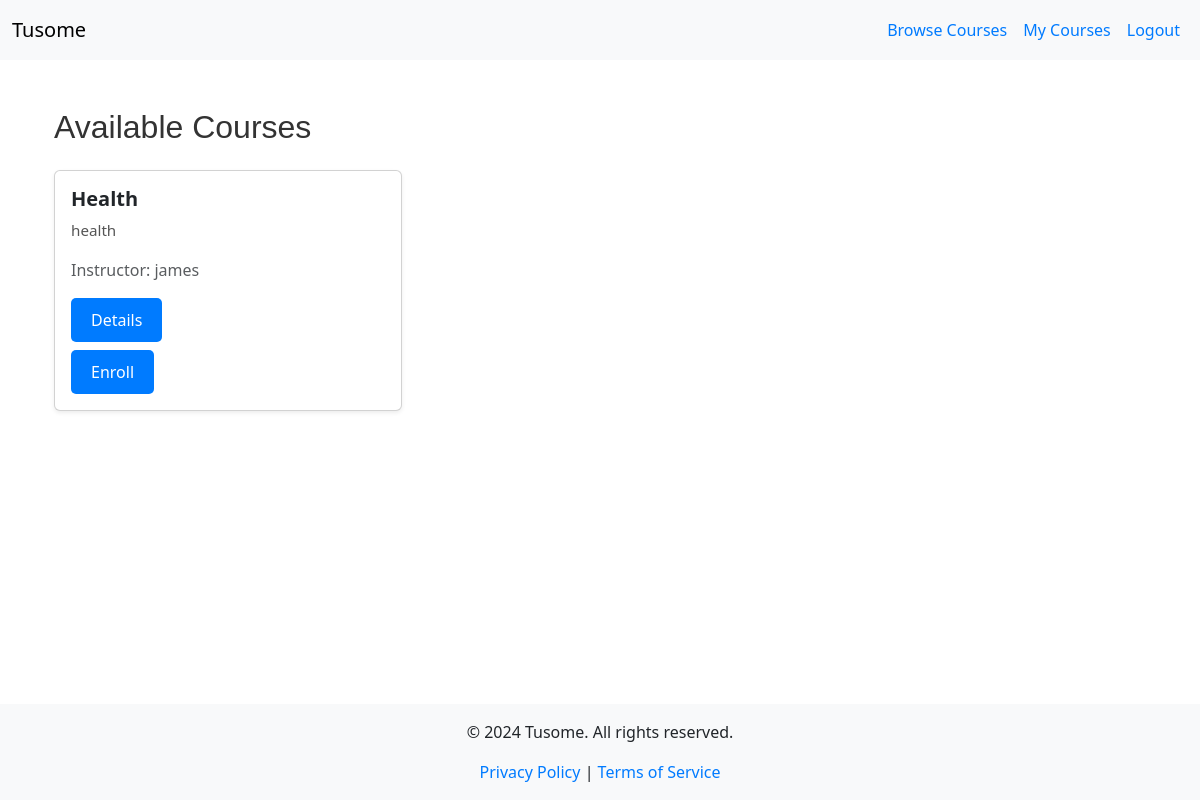
Screenshot of /browse_courses (signed in) with the database file from the repository.
### models.py (models this page shows, shortened)
class Course(db.Model):
    id = db.Column(db.Integer, primary_key=True)
    title = db.Column(db.String(200), nullable=False)
    description = db.Column(db.Text, nullable=False)
    is_featured = db.Column(db.Boolean, default=False)
    instructor_id = db.Column(db.Integer, db.ForeignKey('instructor.id'), nullable=False)
    instructor = db.relationship('Instructor', back_populates='courses')
    lessons = db.relationship('Lesson', back_populates='course', lazy=True)
    quizzes = db.relationship('Quiz', back_populates='course', lazy=True)
    materials = db.relationship('CourseMaterial', back_populates='course', lazy=True)
    enrollments = db.relationship('Enrollment', back_populates='course', lazy=True)
    submissions = db.relationship('Submission', back_populates='course', lazy=True)

class User(UserMixin, db.Model):
    id = db.Column(db.Integer, primary_key=True)
    username = db.Column(db.String(150), unique=True, nullable=False)
    password = db.Column(db.String(150), nullable=False)
    role = db.Column(db.Enum(RoleEnum), nullable=False)  # Using Enum for roles
    instructor = db.relationship('Instructor', back_populates='user', uselist=False)
    student = db.relationship('Student', back_populates='user', uselist=False)

### app.py (the view)
@app.route('/browse_courses')
@role_required(RoleEnum.STUDENT)
def browse_courses():
    enrolled_course_ids = [enrollment.course_id for enrollment in current_user.student.enrollments]
    available_courses = Course.query.filter(~Course.id.in_(enrolled_course_ids)).all()
    form = EnrollCourseForm()
    return render_template('browse_courses.html', courses=available_courses, form=form)

### app.py (called while the page is built)
@app.context_processor
def inject_current_year():
    return {'current_year': datetime.utcnow().year}

@login_manager.user_loader
def load_user(user_id):
    return User.query.get(int(user_id))

@app.context_processor
def inject_roleenum():
    return dict(RoleEnum=RoleEnum)

def role_required(role):
    def decorator(f):
        @wraps(f)
        @login_required  # Ensure the user is logged in
        def decorated_function(*args, **kwargs):
            if current_user.role != role:
                flash('Access denied.', 'danger')
                return redirect(url_for('index'))
            return f(*args, **kwargs)
        return decorated_function
    return decorator

### templates/browse_courses.html (shortened to what this page needs)
{% extends "base.html" %}
{% block content %}
  <div class="container">
    <h2 class="my-4">Available Courses</h2>
    {% if courses %}
      <div class="row">
        {% for course in courses %}
          <div class="col-md-4 mb-4">
            <div class="card h-100 shadow-sm">
              <div class="card-body d-flex flex-column">
                <h5 class="card-title">{{ course.title }}</h5>
                <p class="card-text">
                  {{ course.description[:150] }}{% if course.description|length > 150 %}...{% endif %}
                </p>
                <p class="text-muted">Instructor: {{ course.instructor.user.username }}</p>
                <div class="mt-auto">
                  <a href="{{ url_for('course_details', course_id=course.id) }}" class="btn btn-primary mb-2">Details</a>
                  <form action="{{ url_for('enroll', course_id=course.id) }}" method="POST">
                    <button type="submit" class="btn btn-success" onclick="return confirm('Are you sure you want to enroll in this course?');">Enroll</button>
                  </form>
                </div>
              </div>
            </div>
          </div>
        {% endfor %}
      </div>
    {% else %}
      <p class="text-muted">No available courses to enroll.</p>
    {% endif %}
  </div>
{% endblock %}

### static/css/style.css (style rules this page uses)
.btn { padding: 10px 20px; border: none; border-radius: 5px; color: white; background-color: #007BFF; text-decoration: none; display: inline-block; transition: background-color 0.3s; }
h1, h2, h3 { color: #333; font-family: 'Arial', sans-serif; }
a { color: #007BFF; text-decoration: none; }
.card-title { font-size: 1.25rem; font-weight: bold; }
.card-text { font-size: 0.95rem; color: #555; }
.btn-primary { background-color: #007BFF; border-color: #007BFF; }
html, body { height: 100%; margin: 0; }
body { display: flex; flex-direction: column; }

### templates/base.html (style rules this page uses)
html, body { height: 100%; margin: 0; }
body { display: flex; flex-direction: column; }

### rows the page displays
Course: title "Health", description "health", instructor.user.username "james"
